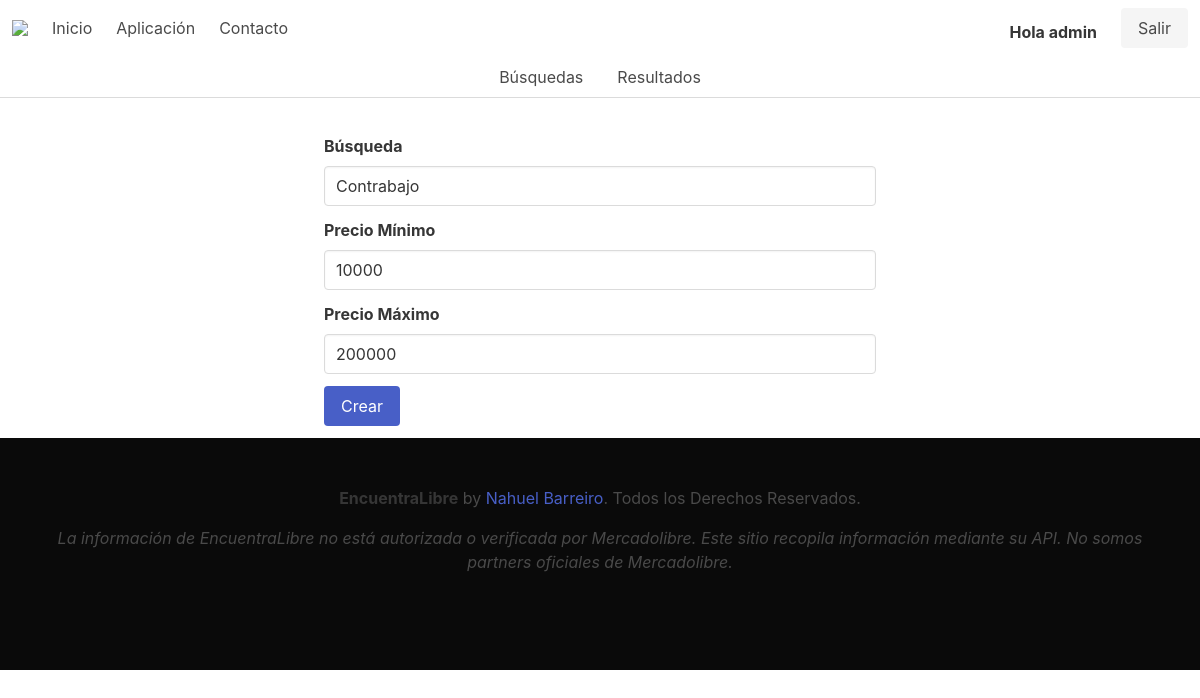
Page /aplicacion/busqueda/editar_busqueda/1 (signed in) on the committed database.
### usuario/models.py (models this page shows, shortened)
class Usuario(AbstractBaseUser):
    username= models.CharField('Nombre de Usuario', unique=True, max_length=100)
    email=models.EmailField('Correo electrónico', unique=True, max_length=254)
    nombres=models.CharField('Nombres', max_length=200, blank=True, null=True)
    apellidos=models.CharField('Apellidos', max_length=200, blank=True, null=True)
    usuario_activo=models.BooleanField(default=True)
    usuario_administrador=models.BooleanField(default=False)
    objects=UsuarioManager()
    USERNAME_FIELD='username'
    REQUIRED_FIELDS=['email','nombres','apellidos']

### apiforms/models.py (models this page shows, shortened)
class Busqueda(models.Model):
    busqueda=models.CharField(max_length=30)
    precio_min=models.IntegerField(verbose_name="Precio mínimo")
    precio_max=models.IntegerField(verbose_name="Precio máximo")
    usuario= models.ForeignKey(Usuario, on_delete=models.CASCADE)

### apiforms/views.py (the view)
# urls.py: path('busqueda/editar_busqueda/<int:pk>', login_required(EditarBusqueda.as_view()), name = 'editar_busqueda'),
class EditarBusqueda(UpdateView):
    model = Busqueda
    template_name = 'crear_busqueda.html'
    form_class= BusquedaForm
    success_url= reverse_lazy('Busquedas')

### apiforms/forms.py
class BusquedaForm(forms.ModelForm):
    class Meta:
        model = Busqueda
        fields = ['busqueda', 'precio_min', 'precio_max']

### apiforms/templates/crear_busqueda.html (shortened to what this page needs)
{% extends 'base.html' %}
{% block body %}
 <div class="container">
     <div class="column is-three-fifths is-offset-one-fifth">
    <form method="POST">
    <div class="field">
        <label class="label">Búsqueda</label>
        <div class="control">
        {% with url_name=request.resolver_match.url_name %}
        <input class="input" type="text" name="busqueda" value="{% if url_name == 'editar_busqueda' %}{{ busqueda.busqueda }}{% endif %}">
        </div>
    </div>
    <div class="field">
        <label class="label">Precio Mínimo</label>
        <div class="control">
        <input class="input" type="number" name="precio_min" value="{% if url_name == 'editar_busqueda' %}{{ busqueda.precio_min }}{% endif %}">
        </div>
    </div>
    <div class="field">
        <label class="label">Precio Máximo</label>
        <div class="control">
        <input class="input" type="number" name="precio_max" value="{% if url_name == 'editar_busqueda' %}{{ busqueda.precio_max }}{% endif %}">
        </div>
        {% endwith %}
    </div>
        <button type="submit" class="button is-link">Crear</button>
    </form>
</div>
</div>
{% endblock body %}

### apiforms/templates/base.html (shortened to what this page needs)
<!DOCTYPE html>
<html lang="es">
<head>
    <link rel="stylesheet" href="https://cdn.jsdelivr.net/npm/bulma@0.9.0/css/bulma.min.css">
</head>
<body>
  <nav class="navbar" role="navigation" aria-label="main navigation">
    <div class="navbar-brand">
      <a class="navbar-item" href="{% url 'inicio' %}">
        <img src="https://i.ibb.co/6vRvy2S/index.png"/>
      </a>
    </div>
  <div id="navbarBasicExample" class="navbar-menu">
    <div class="navbar-start">
      <a class="navbar-item" href="{% url 'inicio' %}">
        Inicio
      </a>
      <a class="navbar-item" href="{% url 'Busquedas' %}">
        Aplicación
      </a>
        <a class="navbar-item" href="{% url 'contacto' %}">
          Contacto
        </a>
      </div>
    </div>
    <div class="navbar-end">
      <div class="navbar-item">
        <div class="buttons">
          {% if request.user.is_authenticated %}
            <strong class="mx-5">Hola {{ request.user.username }}</strong>
            <a class="button is-light" href="{% url 'logout' %}">
              Salir
            </a>
          {% endif %}
        </div>
      </div>
    </div>
</nav>
    <div class="tabs is-centered is-boxed">
        <ul>
        {% with url_name=request.resolver_match.url_name %}
          <li class="{% if url_name == 'Busquedas' %}is-active{% endif %}"><a href="{% url 'Busquedas' %}">Búsquedas</a></li>
          <li class="{% if url_name == 'resultados' %}is-active{% endif %}"><a href="{% url 'resultados' %}">Resultados</a></li>
        {% endwith %}
        </ul>
      </div>
      <div id="wrap">
        <div id="main">
    {% block body %}
    {% endblock body %}
  </div>
</div>
    <div id="footer">
      <footer class="footer has-background-black">
        <div class="content has-text-centered">
          <p>
            <strong>EncuentraLibre</strong> by <a href="mailto:nahuelbarreiro@gmail.com">Nahuel Barreiro</a>. Todos los Derechos Reservados.
            </p>
            <p style="font-style: oblique;">
             La información de EncuentraLibre no está autorizada o verificada por Mercadolibre. Este sitio recopila información mediante su API. No somos partners oficiales de Mercadolibre.
          </p>
        </div>
      </footer>
    </div>
</body>
</html>

### rows in the picture
Usuario: user.username "admin"
Busqueda: busqueda "Contrabajo", precio_min "10000", precio_max "200000"
